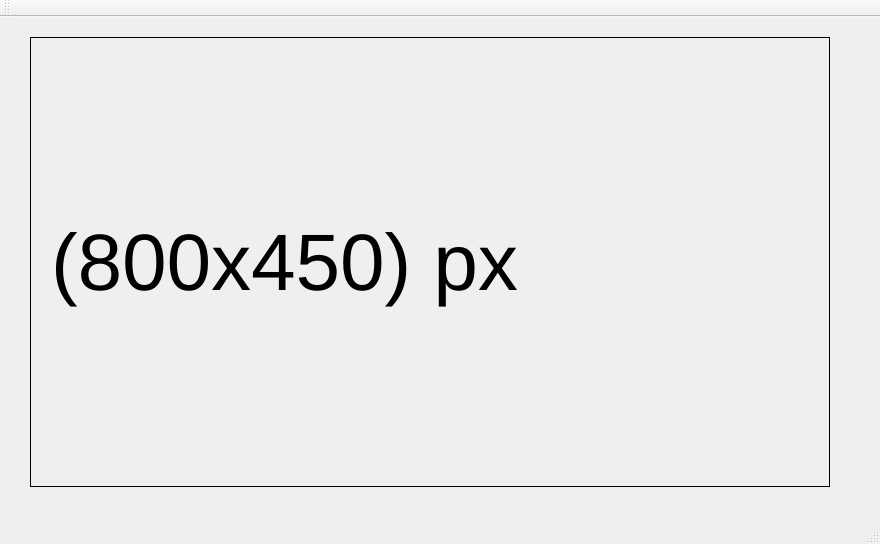
<?xml version="1.0" encoding="UTF-8"?>
<ui version="4.0">
 <class>MainWindow</class>
 <widget class="QMainWindow" name="MainWindow">
  <property name="geometry">
   <rect>
    <x>0</x>
    <y>0</y>
    <width>880</width>
    <height>544</height>
   </rect>
  </property>
  <property name="windowTitle">
   <string>hetpro-store.com/TUTORIALES/</string>
  </property>
  <widget class="QWidget" name="centralWidget">
   <widget class="QLabel" name="label">
    <property name="geometry">
     <rect>
      <x>30</x>
      <y>20</y>
      <width>800</width>
      <height>450</height>
     </rect>
    </property>
    <property name="font">
     <font>
      <pointsize>60</pointsize>
     </font>
    </property>
    <property name="frameShape">
     <enum>QFrame::Box</enum>
    </property>
    <property name="text">
     <string>(800x450) px</string>
    </property>
   </widget>
  </widget>
  <widget class="QMenuBar" name="menuBar">
   <property name="geometry">
    <rect>
     <x>0</x>
     <y>0</y>
     <width>880</width>
     <height>22</height>
    </rect>
   </property>
  </widget>
  <widget class="QToolBar" name="mainToolBar">
   <attribute name="toolBarArea">
    <enum>TopToolBarArea</enum>
   </attribute>
   <attribute name="toolBarBreak">
    <bool>false</bool>
   </attribute>
  </widget>
  <widget class="QStatusBar" name="statusBar"/>
 </widget>
 <layoutdefault spacing="6" margin="11"/>
 <resources/>
 <connections/>
</ui>
